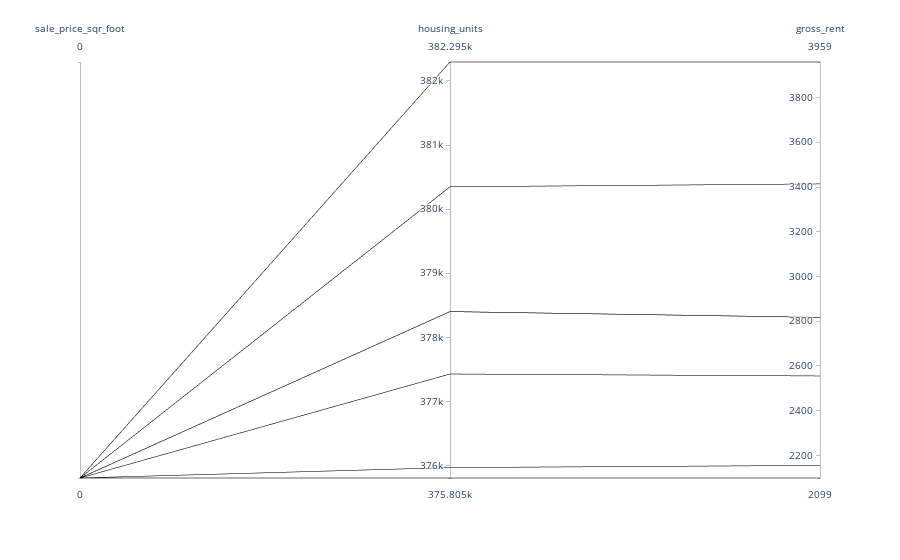

Here is the notebook cell this chart was saved with:
### Markdown cell above
## Parallel Coordinates and Parallel Categories Analysis

In this section, you will use plotly express to create parallel coordinates and parallel categories visualizations so that investors can interactively filter and explore various factors related to the sales price of the neighborhoods. 

Using the DataFrame of Average values per neighborhood (calculated above), create the following visualizations:
1. Create a Parallel Coordinates Plot
2. Create a Parallel Categories Plot

### Code cell
# Parallel Coordinates Plot
# YOUR CODE HERE!
px.parallel_coordinates(mostExpensive.head(10), color = 'sale_price_sqr_foot')

### Figure 1 — Plotly figure (JSON) as saved in the notebook; plotly's stock layout.template omitted (floating-point values rounded to 4 significant figures)
{"data": [{"dimensions": [{"label": "sale_price_sqr_foot", "values": [null, null, null, null, null, null, null, null, null, null]}, {"label": "housing_units", "values": [377400.0, 380348, 376000.0, 378401, 382295, 378401, 378401, 378401, 378401, 375805]}, {"label": "gross_rent", "values": [2555.0, 3414, 2155.0, 2817.0, 3959, 2817.0, 2817.0, 2817.0, 2817.0, 2099]}], "domain": {"x": [0, 1], "y": [0, 1]}, "line": {"color": [null, null, null, null, null, null, null, null, null, null], "coloraxis": "coloraxis"}, "name": "", "type": "parcoords"}], "layout": {"coloraxis": {"colorbar": {"title": {"text": "sale_price_sqr_foot"}}, "colorscale": [[0, "#0d0887"], [0.1111, "#46039f"], [0.2222, "#7201a8"], [0.3333, "#9c179e"], [0.4444, "#bd3786"], [0.5556, "#d8576b"], [0.6667, "#ed7953"], [0.7778, "#fb9f3a"], [0.8889, "#fdca26"], [1, "#f0f921"]]}, "legend": {"tracegroupgap": 0}, "margin": {"t": 60}}}
